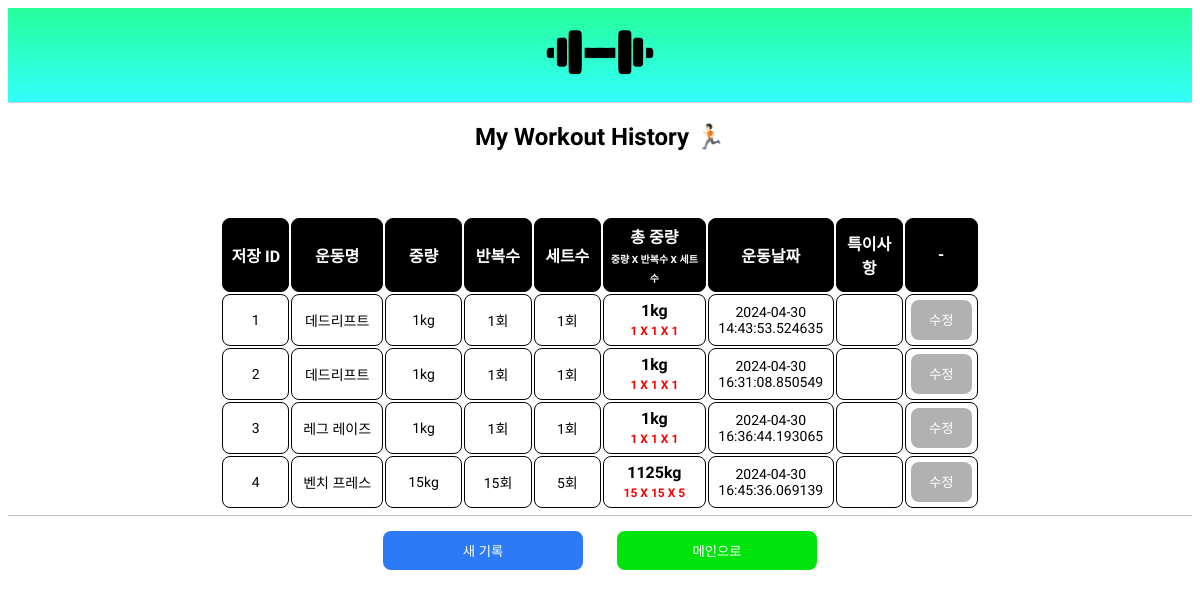
/crud/workoutMemo, run on the app's committed database.
### apps/crud/models.py (models this page shows)
class WorkOut(db.Model):
    __tablename__="workout"
    id = db.Column(db.Integer, primary_key = True)
    exName = db.Column(db.String)
    weight = db.Column(db.Integer)
    repeat = db.Column(db.Integer)
    setRp = db.Column(db.Integer)
    text = db.Column(db.Integer)
    createDate =db.Column(db.DateTime, default=today)

### apps/crud/views.py (the view)
@crud.route("/workoutMemo")
def workoutMemo():
    workout = WorkOut.query.all()
    return render_template("crud/workoutMemo.html", workout=workout)

### apps/crud/templates/crud/workoutMemo.html (shortened to what this page needs)
{% extends "crud/base.html" %}
{% block content %}
<h2>My Workout History 🏃🏻</h2>
<table style="margin-top: 60px; height: 100%;">
    <tr>
        <th>저장 ID</th>
        <th>운동명</th>
        <th>중량</th>
        <th>반복수</th>
        <th>세트수</th>
        <th style="width: 160px;">
            총 중량
            <br />
            <span style="font-size: 10px;">
                중량 X 반복수 X 세트수
            </span>
        </th>
        <th>운동날짜</th>
        <th>특이사항</th>
        <th>-</th>
    </tr>
    {% for workouts in workout %}
    <tr>
        <td>{{ workouts.id }}</td>
        <td style="width: 200px;">{{ workouts.exName }}</td>
        <td>{{ workouts.weight }}kg</td>
        <td>{{ workouts.repeat }}회</td>
        <td>{{ workouts.setRp }}회</td>
        <td style="font-weight: bold; font-size: 16px;">{{ workouts.weight * workouts.repeat * workouts.setRp }}kg<br />
            <span style="font-size: 12px; color: red;">
                {{ workouts.weight }} X {{ workouts.repeat }} X {{ workouts.setRp }}
            </span>
        </td>
        <td>{{ workouts.createDate }}</td>
        <td>{{ workouts.text }}</td>
        <td style="width: 80px;">
            <a href="{{ url_for('crud.editWorkOut', workout_id=workouts.id)}}">
                <button class="modifyBtn"> 수정</button>
            </a>
        </td>
    </tr>
    {% endfor %}
</table>
<div class="footer">
    <a href="{{ url_for('crud.createWorkOut') }}">
        <button class="btn1">
            새 기록
        </button>
    </a>
    <a href="/crud">
        <button class="mainBtn">
            메인으로
        </button>
    </a>
</div>
{% endblock %}

### apps/crud/static/style.css (style rules this page uses)
body { font-family: "Nanum Gothic", sans-serif; text-align: center; -webkit-user-drag: none; -khtml-user-drag: none; -moz-user-drag: none; -o-user-drag: none; }
a { color: white !important; text-decoration: none; }
table { border: none !important; width: 65%; }
table, th, td { text-align: center; border: 1px solid black; padding: 5px; margin: 0 auto; font-size: 14px; }
th { font-weight: bold; font-size: 16px; background-color: black; color: white; }
th, td { border-radius: 8px; width: 130px; }
.footer { width: 100%; bottom: 0; position: sticky; border-top: 1px solid rgb(192, 192, 192); background-color: white; z-index: 999; }
.btn1 { color: white; margin: 15px; border: none; width: 200px; border-radius: 8px; padding: 10px; background-color: rgb(45, 122, 247); cursor: pointer; }
.mainBtn { color: white; margin: 15px; border: none; width: 200px; border-radius: 8px; padding: 10px; background-color: rgb(0, 227, 11); cursor: pointer; }
.modifyBtn { cursor: pointer; border: none; background-color: rgb(177, 177, 177); color: white !important; border-radius: 8px; width: 100%; height: 40px; }

### data on the page
WorkOut: id "1", exName "데드리프트", weight "1", repeat "1", setRp "1", workouts.weight*workouts.repeat*workouts.setRp "1", createDate "2024-04-30 14:43:53.524635"
WorkOut: id "2", exName "데드리프트", weight "1", repeat "1", setRp "1", workouts.weight*workouts.repeat*workouts.setRp "1", createDate "2024-04-30 16:31:08.850549"
WorkOut: id "3", exName "레그 레이즈", weight "1", repeat "1", setRp "1", workouts.weight*workouts.repeat*workouts.setRp "1", createDate "2024-04-30 16:36:44.193065"
WorkOut: id "4", exName "벤치 프레스", weight "15", repeat "15", setRp "5", workouts.weight*workouts.repeat*workouts.setRp "1125", createDate "2024-04-30 16:45:36.069139"
